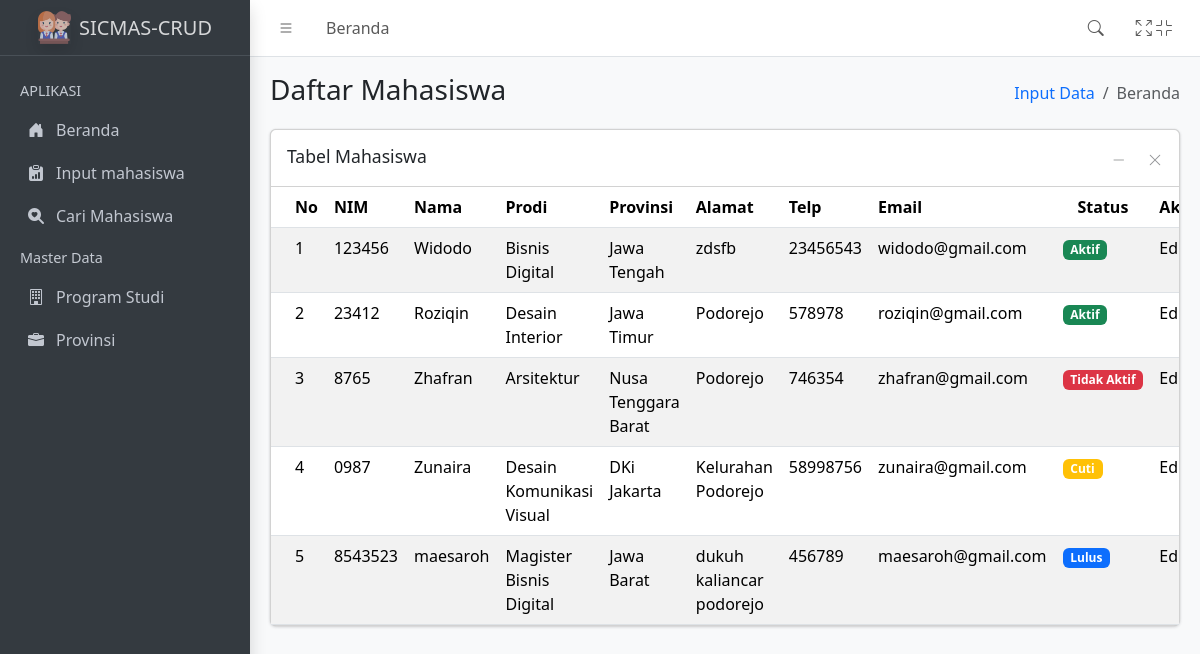
Page /crud-mahasiswa/data-list.php on the committed database.
### tables this page shows
CREATE TABLE `tb_mahasiswa` (
  `id_mhs` int NOT NULL AUTO_INCREMENT,
  `nim_mhs` char(12) NOT NULL DEFAULT '',
  `nama_mhs` varchar(200) NOT NULL DEFAULT '',
  `prodi_mhs` char(10) NOT NULL DEFAULT '',
  `alamat` text NOT NULL,
  `provinsi` mediumint NOT NULL,
  `email` varchar(100) DEFAULT NULL,
  `telp` char(20) NOT NULL DEFAULT '',
  `status_mhs` tinyint(1) NOT NULL,
  PRIMARY KEY (`id_mhs`)
);

CREATE TABLE `tb_prodi` (
  `kode_prodi` char(10) NOT NULL,
  `nama_prodi` char(50) NOT NULL,
  PRIMARY KEY (`kode_prodi`)
);

CREATE TABLE `tb_provinsi` (
  `id_provinsi` smallint NOT NULL AUTO_INCREMENT,
  `nama_provinsi` varchar(50) NOT NULL,
  PRIMARY KEY (`id_provinsi`)
);

### crud-mahasiswa/config/db-config.php (called while the page is built, shortened)
<?php
class Database{
    private $db_host = "db";
    private $db_user = "root";
    private $db_pass = "root";
    private $db_name = "belajar-php-db";
    public function getConnection(){
        try{
            $this->conn = new mysqli(
                $this->db_host,
                $this->db_user,
                $this->db_pass,
                $this->db_name
            );
        }catch(Exception $e){
            die("Connection Error : ". $e->getMessage);
        }
    }
}

### crud-mahasiswa/config/mahasiswa.php (called while the page is built, shortened)
<?php
include_once 'db-config.php';
class Mahasiswa extends database{
    public function getMahasiswa(){
        $query = "SELECT m.nim_mhs, m.nama_mhs, p.nama_prodi, m.alamat, pr.nama_provinsi, m.email, m.telp, m.status_mhs
                    FROM tb_mahasiswa AS m
                    JOIN tb_prodi AS p ON m.prodi_mhs = p.kode_prodi
                    JOIN tb_provinsi AS pr ON m.provinsi = pr.id_provinsi";
        $result = $this->conn->query($query);
        $mhs = [];
        if($result->num_rows > 0){
            while($row = $result->fetch_assoc()){
                $mhs[] = [
                    'nim' => $row['nim_mhs'],
                    'nama' => $row['nama_mhs'],
                    'prodi' => $row['nama_prodi'],
                    'alamat' => $row['alamat'],
                    'provinsi' => $row['nama_provinsi'],
                    'email' => $row['email'],
                    'telp' => $row['telp'],
                    'status' => $row['status_mhs']
                ];
            }
        }
        return $mhs;
    }
}

### crud-mahasiswa/data-list.php (the view, shortened to what this page needs)
<?php
include_once 'config/mahasiswa.php';
$mhs = new Mahasiswa();
$dataMahasiswa = $mhs->getMahasiswa();
?>
<!DOCTYPE html>
<html lang="en">
<head>
    <?php
        include 'template/header.php';
    ?>
</head>
<body class="layout-fixed fixed-header fixed-footer sidebar-expand-lg sidebar-open bg-body-tertiary">
    <div class="app-wrapper">
        <?php
            include 'template/navbar.php';
            include 'template/sidebar.php';
        ?>
        <main class="app-main">
            <div class="app-content-header">
                <div class="container-fluid">
                    <div class="row">
                        <div class="col-sm-6">
                            <h3 class="mb-0">Daftar Mahasiswa</h3>
                        </div>
                        <div class="col-sm-6">
                            <ol class="breadcrumb float-sm-end">
                                <li class="breadcrumb-item"><a href="data-input.php">Input Data</a></li>
                                <li class="breadcrumb-item active" aria-current="page">Beranda</li>
                            </ol>
                        </div>
                    </div>
                </div>
            </div>
            <div class="app-content">
                <div class="container-fluid">
                    <div class="row">
                        <div class="col-12">
                            <div class="card">
                                <div class="card-header">
                                    <h3 class="card-title">Tabel Mahasiswa</h3>
                                    <div class="card-tools">
                                        <button type="button" class="btn btn-tool" data-lte-toggle="card-collapse" title="Collapse">
                                            <i class="bi bi-dash-lg" data-lte-icon="collapse"></i>
                                        </button>
                                        <button type="button" class="btn btn-tool" data-lte-toggle="card-remove" title="Remove">
                                            <i class="bi bi-x-lg"></i>
                                        </button>
                                    </div>
                                </div>
                                <div class="card-body p-0 table-responsive">
                                    <table class="table table-striped" role="table">
                                        <thead>
                                            <tr>
                                                <th>No</th>
                                                <th>NIM</th>
                                                <th>Nama</th>
                                                <th>Prodi</th>
                                                <th>Provinsi</th>
                                                <th>Alamat</th>
                                                <th>Telp</th>
                                                <th>Email</th>
                                                <th class="text-center">Status</th>
                                                <th class="text-center">Aksi</th>
                                            </tr>
                                        </thead>
                                        <tbody>
                                            <?php
                                            $no = 1;
                                            foreach($dataMahasiswa as $row){
                                                if($row['status'] == 1){
                                                    $row['status'] = '<span class="badge bg-success">Aktif</span';
                                                }elseif($row['status'] == 2){
                                                    $row['status'] = '<span class="badge bg-danger">Tidak Aktif</span';
                                                }elseif($row['status'] == 3){
                                                    $row['status'] = '<span class="badge bg-warning">Cuti</span';
                                                }elseif($row['status'] == 4){
                                                    $row['status'] = '<span class="badge bg-primary">Lulus</span';
                                                }
                                                ?>
                                                <tr>
                                                    <td><?= $no++; ?></td>
                                                    <td><?= $row['nim']; ?></td>
                                                    <td><?= $row['nama']; ?></td>
                                                    <td><?= $row['prodi']; ?></td>
                                                    <td><?= $row['provinsi']; ?></td>
                                                    <td><?= $row['alamat']; ?></td>
                                                    <td><?= $row['telp']; ?></td>
                                                    <td><?= $row['email']; ?></td>
                                                    <td><?= $row['status']; ?></td>
                                                    <td>Edit</td>
                                                </tr>
                                                <?php
                                            }
                                            ?>
                                        </tbody>
                                    </table>
                                </div>
                            </div>
                        </div>
                    </div>
                </div>
            </div>
        </main>
    </div>
</body>
</html>

### crud-mahasiswa/template/header.php (shortened to what this page needs)
<link rel="stylesheet" href="https://cdn.jsdelivr.net/npm/@fontsource/source-sans-3@5.0.12/index.css" media="print" onload="this.media='all'" />
<link rel="stylesheet" href="https://cdn.jsdelivr.net/npm/overlayscrollbars@2.11.0/styles/overlayscrollbars.min.css" />
<link rel="stylesheet" href="https://cdn.jsdelivr.net/npm/bootstrap-icons@1.13.1/font/bootstrap-icons.min.css" />
<link rel="stylesheet" href="assets/css/adminlte.css" />
<link rel="stylesheet" href="assets/css/custom.css" />

### crud-mahasiswa/template/navbar.php
<nav class="app-header navbar navbar-expand bg-body">
    <div class="container-fluid">
        <ul class="navbar-nav">
            <li class="nav-item">
                <a href="#" class="nav-link" data-lte-toggle="sidebar" role="button">
                    <i class="bi bi-list"></i>
                </a>
            </li>
            <li class="nav-item d-none d-md-block">
                <a href="#" class="nav-link">Beranda</a>
            </li>
        </ul>
        <ul class="navbar-nav ms-auto">
            <li class="nav-item">
                <a href="data-search.php" role="button" data-widget="navbar-search" class="nav-link">
                    <i class="bi bi-search"></i>
                </a>
            </li>
            <li class="nav-item">
                <a href="#" data-lte-toggle="fullscreen" class="nav-link">
                    <i class="bi bi-arrows-fullscreen" data-lte-icon="maximize"></i>
                    <i class="bi bi-fullscreen-exit" data-lte-icon="minimize"></i>
                </a>
            </li>
        </ul>
    </div>
</nav>

### crud-mahasiswa/template/sidebar.php
<aside class="app-sidebar bg-body-secondary shadow" data-bs-theme="dark">
    <div class="sidebar-brand">
        <a href="index.php" class="brand-link">
            <img src="assets/img/logo.png" alt="AdminLTE Logo" class="brand-image opacity-75 shadow">
            <span class="brand-text" fw-light>SICMAS-CRUD</span>
        </a>
    </div>
    <div class="sidebar-wrapper">
        <nav class="mt-2">
            <ul class="nav sidebar-menu flex-column" data-lte-toggle="treeview" role="navigation" aria-label="main navigation" data-accordion="false" id="navigation">
               <li class="nav-header">APLIKASI</li>
               <li class="nav-item">
                <a href="index.php" class="nav-link">
                    <i class="nav-icon bi bi-house-door-fill"></i>
                    <p>Beranda</p>
                </a>
               </li>
               <li class="nav-item">
                <a href="data-input.php" class="nav-link">
                    <i class="nav-icon bi bi-clipboard-data-fill"></i>
                    <p>Input mahasiswa</p>
                </a>
               </li>
               <li class="nav-item">
                <a href="data-search.php" class="nav-link">
                    <i class="nav-icon bi bi-search-heart-fill"></i>
                    <p>Cari Mahasiswa</p>
                </a>
               </li>
               <li class="nav-header">Master Data</li>
               <li class="nav-item">
                <a href="master-prodi-list.php" class="nav-link">
                    <i class="nav-icon bi bi-building"></i>
                    <p>Program Studi</p>
                </a>
               </li>
               <li class="nay-item">
                <a href="master-provinsi-list.php" class="nav-link">
                    <i class="nav-icon bi bi-briefcase-fill"></i>
                    <p>Provinsi</p>
                </a>
               </li>
            </ul>
        </nav>
    </div>
</aside>

### rows in the picture
tb_mahasiswa: nim_mhs "123456", nama_mhs "Widodo", tb_prodi.nama_prodi "Bisnis Digital", tb_provinsi.nama_provinsi "Jawa Tengah", alamat "zdsfb", telp "23456543", email "widodo@gmail.com"
tb_mahasiswa: nim_mhs "23412", nama_mhs "Roziqin", tb_prodi.nama_prodi "Desain Interior", tb_provinsi.nama_provinsi "Jawa Timur", alamat "Podorejo", telp "578978", email "roziqin@gmail.com"
tb_mahasiswa: nim_mhs "8765", nama_mhs "Zhafran", tb_prodi.nama_prodi "Arsitektur", tb_provinsi.nama_provinsi "Nusa Tenggara Barat", alamat "Podorejo", telp "746354", email "zhafran@gmail.com"
tb_mahasiswa: nim_mhs "0987", nama_mhs "Zunaira", tb_prodi.nama_prodi "Desain Komunikasi Visual", tb_provinsi.nama_provinsi "DKi Jakarta", alamat "Kelurahan Podorejo", telp "58998756", email "zunaira@gmail.com"
tb_mahasiswa: nim_mhs "8543523", nama_mhs "maesaroh", tb_prodi.nama_prodi "Magister Bisnis Digital", tb_provinsi.nama_provinsi "Jawa Barat", alamat "dukuh kaliancar podorejo", telp "456789", email "maesaroh@gmail.com"
